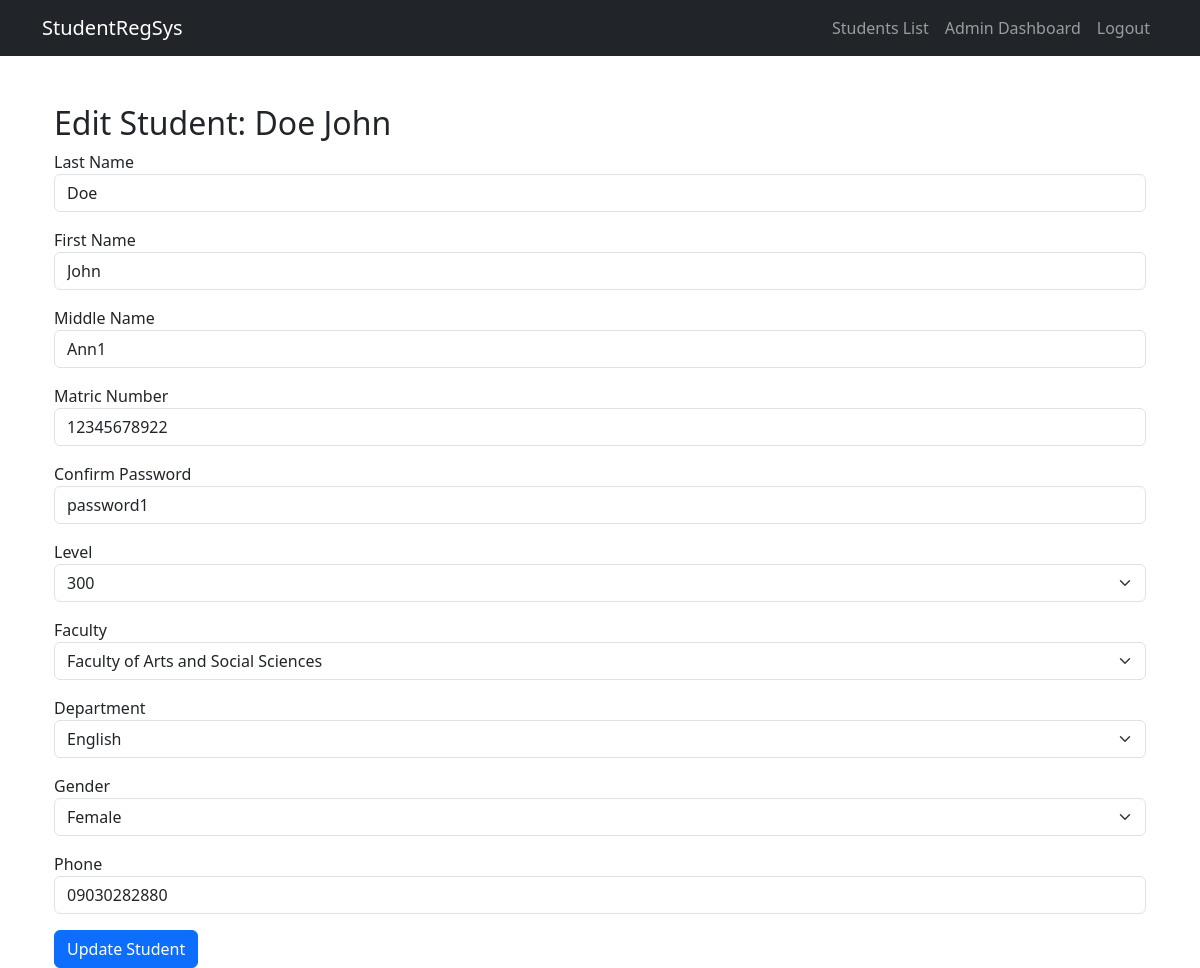
Page /admin/edit_student.php?id=1 (signed in) on the committed database.
### tables this page shows
CREATE TABLE `students` (
  `id` int(11) NOT NULL,
  `last_name` varchar(100) NOT NULL,
  `first_name` varchar(100) NOT NULL,
  `middle_name` varchar(100) DEFAULT NULL,
  `email` varchar(100) NOT NULL,
  `password` varchar(255) NOT NULL,
  `confirm_password` varchar(100) NOT NULL,
  `level` varchar(20) NOT NULL,
  `faculty` varchar(20) NOT NULL,
  `department` varchar(20) NOT NULL,
  `matric_number` varchar(20) NOT NULL,
  `gender` enum('Male','Female') NOT NULL,
  `phone` varchar(20) DEFAULT NULL,
  `name` varchar(255) DEFAULT NULL,
  `created_at` timestamp NOT NULL DEFAULT current_timestamp()
);

CREATE TABLE `faculties` (
  `id` varchar(20) NOT NULL,
  `name` varchar(100) NOT NULL
);

CREATE TABLE `departments` (
  `id` varchar(20) NOT NULL,
  `faculty_id` varchar(20) NOT NULL,
  `name` varchar(100) NOT NULL
);

### admin/edit_student.php (the view, shortened to what this page needs)
<?php
require_once '../config/db.php';
$id = $_GET['id'] ?? null;
$stmt = $pdo->prepare("SELECT * FROM students WHERE id = ?");
$stmt->execute([$id]);
$student = $stmt->fetch(PDO::FETCH_ASSOC);
$faculties = $pdo->query("SELECT * FROM faculties")->fetchAll(PDO::FETCH_ASSOC);
$departments = $pdo->query("SELECT * FROM departments")->fetchAll(PDO::FETCH_ASSOC);
?>
<?php include '../includes/header.php'; ?>
<div class="container mt-5">
    <h2>Edit Student: <?= htmlspecialchars($student['last_name']) ?>  <?= htmlspecialchars($student['first_name']) ?></h2>
    <form method="POST">
        <div class="mb-3">
            <label>Last Name</label>
            <input type="text" name="last_name" class="form-control" value="<?= htmlspecialchars($student['last_name']) ?>" required>
        </div>
        <div class="mb-3">
            <label>First Name</label>
            <input type="text" name="first_name" class="form-control" value="<?= htmlspecialchars($student['first_name']) ?>" required>
        </div>
        <div class="mb-3">
            <label>Middle Name</label>
            <input type="text" name="middle_name" class="form-control" value="<?= htmlspecialchars($student['middle_name']) ?>" required>
        </div>
        <div class="mb-3">
            <label>Matric Number</label>
            <input type="text" name="matric_number" class="form-control" value="<?= htmlspecialchars($student['matric_number']) ?>" required>
        </div>
        <div class="mb-3">
            <label>Confirm Password</label>
            <input type="text" name="confirm_password" class="form-control" value="<?= htmlspecialchars($student['confirm_password']) ?>" required>
        </div>
        <div class="mb-3">
            <label>Level</label>
            <select name="level" class="form-select" required>
                <option value="300" <?= $student['level'] == '300' ? 'selected' : '' ?>>300</option>
            </select>
        </div>
        <div class="mb-3">
            <label>Faculty</label>
            <select name="faculty" class="form-select" required>
                <?php foreach ($faculties as $fac): ?>
                    <option value="<?= $fac['id'] ?>" <?= $student['faculty'] == $fac['id'] ? 'selected' : '' ?>><?= $fac['name'] ?></option>
                <?php endforeach; ?>
            </select>
        </div>
        <div class="mb-3">
            <label>Department</label>
            <select name="department" class="form-select" required>
                <?php foreach ($departments as $dep): ?>
                    <option value="<?= $dep['id'] ?>" <?= $student['department'] == $dep['id'] ? 'selected' : '' ?>><?= $dep['name'] ?></option>
                <?php endforeach; ?>
            </select>
        </div>
        <div class="mb-3">
            <label>Gender</label>
            <select name="gender" class="form-select" required>
                <option value="Female" <?= $student['gender'] == 'Female' ? 'selected' : '' ?>>Female</option>
            </select>
        </div>
        <div class="mb-3">
            <label>Phone</label>
            <input type="text" name="phone" class="form-control" value="<?= htmlspecialchars($student['phone']) ?>" required>
        </div>
        <button class="btn btn-primary">Update Student</button>
    </form>
</div>
<?php include '../includes/footer.php'; ?>

### rows in the picture
students: last_name "Doe", first_name "John", middle_name "Ann1", matric_number "12345678922", confirm_password "password1", level "300", faculty "Faculty of Arts and Social Sciences", department "English", gender "Female", phone "09030282880"
